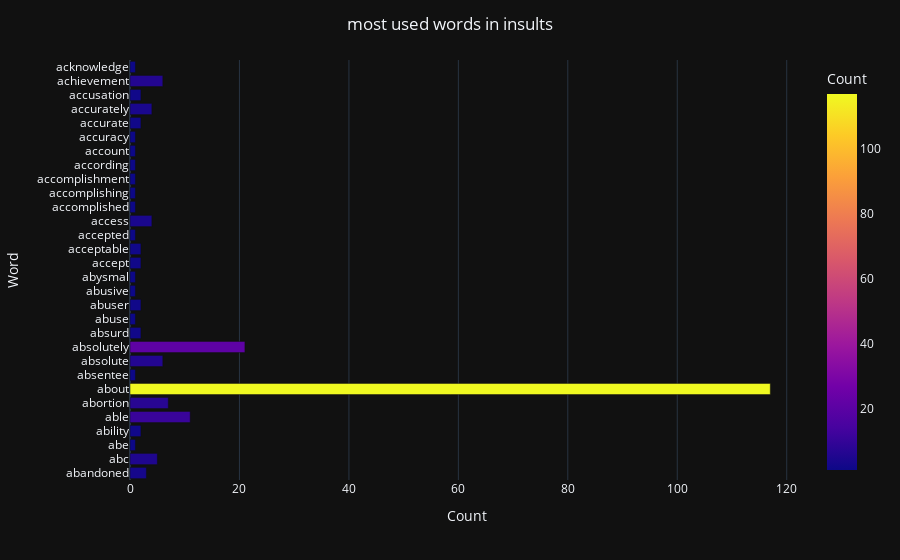

The notebook cell this image was saved under:
### Code cell
fig = px.bar(count_df_insult.head(30),y='Word',x='Count',
             orientation='h',color='Count')
fig.update_layout(title_text='most used words in insults',title_x=0.5,
                  template='plotly_dark')
fig.show()

### Figure 1 — Plotly figure (JSON) as saved in the notebook; plotly's stock layout.template omitted (floating-point values rounded to 4 significant figures)
{"data": [{"alignmentgroup": "True", "hovertemplate": "Count=%{marker.color}<br>Word=%{y}<extra></extra>", "legendgroup": "", "marker": {"color": [3, 5, 1, 2, 11, 7, 117, 1, 6, 21, 2, 1, 2, 1, 1, 2, 2, 1, 4, 1, 1, 1, 1, 1, 1, 2, 4, 2, 6, 1], "coloraxis": "coloraxis", "pattern": {"shape": ""}}, "name": "", "offsetgroup": "", "orientation": "h", "showlegend": false, "textposition": "auto", "x": [3, 5, 1, 2, 11, 7, 117, 1, 6, 21, 2, 1, 2, 1, 1, 2, 2, 1, 4, 1, 1, 1, 1, 1, 1, 2, 4, 2, 6, 1], "xaxis": "x", "y": ["abandoned", "abc", "abe", "ability", "able", "abortion", "about", "absentee", "absolute", "absolutely", "absurd", "abuse", "abuser", "abusive", "abysmal", "accept", "acceptable", "accepted", "access", "accomplished", "accomplishing", "accomplishment", "according", "account", "accuracy", "accurate", "accurately", "accusation", "achievement", "acknowledge"], "yaxis": "y", "type": "bar"}], "layout": {"xaxis": {"anchor": "y", "domain": [0, 1], "title": {"text": "Count"}}, "yaxis": {"anchor": "x", "domain": [0, 1], "title": {"text": "Word"}}, "coloraxis": {"colorbar": {"title": {"text": "Count"}}, "colorscale": [[0, "#0d0887"], [0.1111, "#46039f"], [0.2222, "#7201a8"], [0.3333, "#9c179e"], [0.4444, "#bd3786"], [0.5556, "#d8576b"], [0.6667, "#ed7953"], [0.7778, "#fb9f3a"], [0.8889, "#fdca26"], [1, "#f0f921"]]}, "legend": {"tracegroupgap": 0}, "margin": {"t": 60}, "barmode": "relative", "title": {"text": "most used words in insults", "x": 0.5}}}
